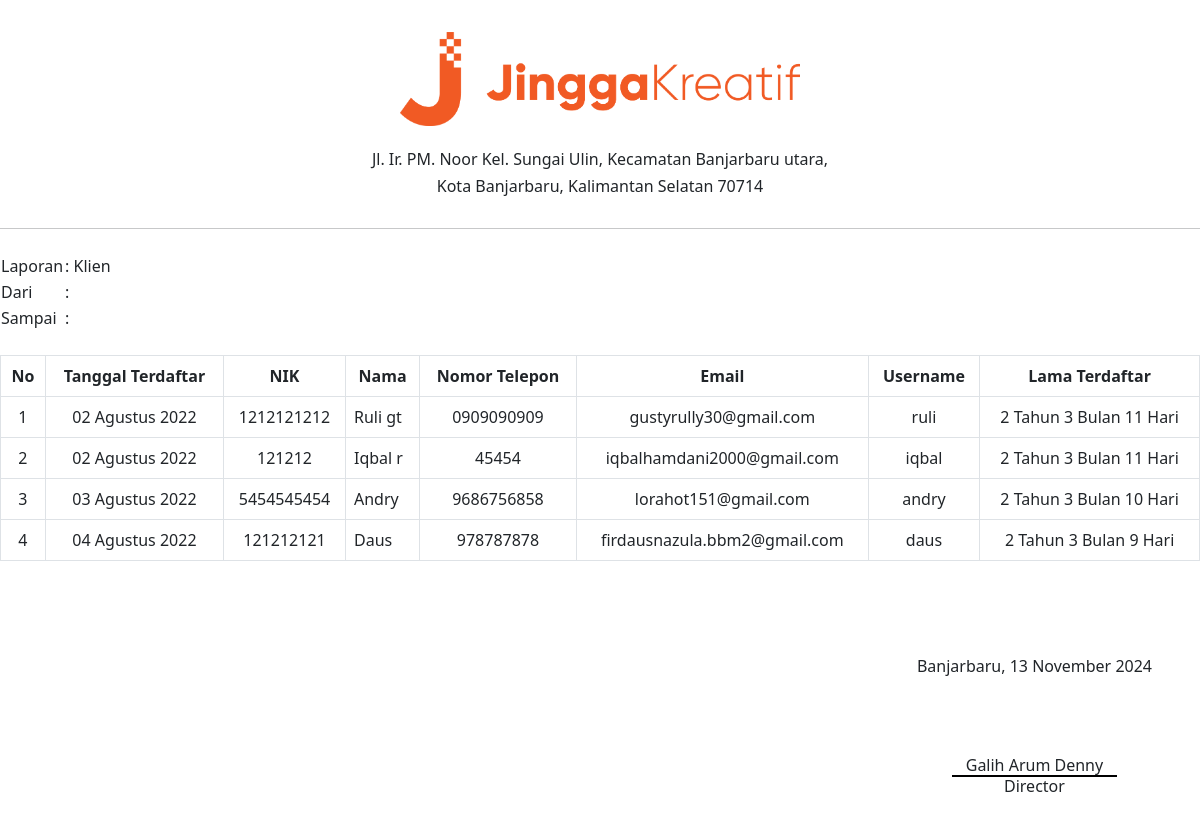
Screenshot of /laporan/klien.php with the database file from the repository.
### tables this page shows
CREATE TABLE `tb_klien` (
  `id` int(11) NOT NULL,
  `id_user` int(11) NOT NULL,
  `nik` varchar(255) NOT NULL,
  `tanggal_terdaftar` timestamp NOT NULL DEFAULT current_timestamp(),
  `nama_lengkap` varchar(255) NOT NULL,
  `nomor_telepon` varchar(255) NOT NULL,
  `email` varchar(255) NOT NULL,
  `status` enum('Aktif','Pending') NOT NULL
);

CREATE TABLE `tb_user` (
  `id` int(11) NOT NULL,
  `nama` varchar(255) NOT NULL,
  `username` varchar(255) NOT NULL,
  `password` varchar(255) NOT NULL,
  `level` enum('ADMIN','KLIEN') NOT NULL,
  `foto` varchar(255) DEFAULT NULL
);

### utils/tanggal.php (called while the page is built)
<?php
$BULAN_DALAM_INDONESIA = [
    "Januari",
    "Februari",
    "Maret",
    "April",
    "Mei",
    "Juni",
    "Juli",
    "Agustus",
    "September",
    "Oktober",
    "November",
    "Desember",
];
?>

### laporan/klien.php (the view, shortened to what this page needs)
<?php include_once("../database/koneksi.php"); ?>
<?php include_once("../utils/tanggal.php"); ?>
<!doctype html>
<html lang="en">
<head>
    <link href="bootstrap.min.css" rel="stylesheet">
</head>
<body>
    <?php include('kop.php'); ?>
    <hr>
    <section id="filter" class="my-4">
        <table>
            <tr>
                <td>Laporan</td>
                <td>: Klien</td>
            </tr>
            <tr>
                <td>Dari</td>
                <td>: <?= isset($_GET['dari']) ? explode('-', $_GET['dari'])[2] . " " . $BULAN_DALAM_INDONESIA[explode('-', $_GET['dari'])[1] - 1] . " " . explode('-', $_GET['dari'])[0] : "" ?></td>
            </tr>
            <tr>
                <td>Sampai</td>
                <td>: <?= isset($_GET['sampai']) ? explode('-', $_GET['sampai'])[2] . " " . $BULAN_DALAM_INDONESIA[explode('-', $_GET['sampai'])[1] - 1] . " " . explode('-', $_GET['sampai'])[0] : "" ?></td>
            </tr>
        </table>
    </section>
    <section id="data">
        <table class="table table-bordered">
            <thead class="text-center">
                <th>No</th>
                <th>Tanggal Terdaftar</th>
                <th>NIK</th>
                <th>Nama</th>
                <th>Nomor Telepon</th>
                <th>Email</th>
                <th>Username</th>
                <th>Lama Terdaftar</th>
            </thead>
            <tbody>
                <?php
                $q = "
					SELECT
						tb_klien.nik,
						tb_klien.nama_lengkap,
						tb_klien.email,
						tb_klien.nomor_telepon,
						DATE(tb_klien.tanggal_terdaftar) AS tanggal_terdaftar,
						tb_user.username
					FROM
						 tb_klien
					INNER JOIN
                        tb_user
					ON
                        tb_user.id=tb_klien.id_user " .
                    (isset($_GET['dari']) ? " WHERE (DATE(tb_klien.tanggal_terdaftar) >= '$dari' AND DATE(tb_klien.tanggal_terdaftar) <= '$sampai') " : "")
                    . "
					ORDER BY
						tb_klien.id";
                if ($result = $conn->query($q)) {
                } else echo "Error: " . $q . "<br>" . $conn->error;
                $no = 1;
                ?>
                <?php if ($result->num_rows) : ?>
                    <?php while ($row = $result->fetch_assoc()) : ?>
                        <tr>
                            <td class="text-center"><?= $no++; ?></td>
                            <td class="text-center"><?= explode('-', $row['tanggal_terdaftar'])[2] . " " . $BULAN_DALAM_INDONESIA[explode('-', $row['tanggal_terdaftar'])[1] - 1] . " " . explode('-', $row['tanggal_terdaftar'])[0] ?></td>
                            <td class="text-center"><?= $row['nik']; ?></td>
                            <td><?= $row['nama_lengkap']; ?></td>
                            <td class="text-center"><?= $row['nomor_telepon']; ?></td>
                            <td class="text-center"><?= $row['email']; ?></td>
                            <td class="text-center"><?= $row['username']; ?></td>
                            <?php
                            $date1 = new DateTime($row['tanggal_terdaftar']);
                            $date2 = new DateTime();
                            $interval = $date1->diff($date2);
                            ?>
                            <td class="text-center">
                                <?php
                                if ($interval->y) {
                                    echo $interval->y . " Tahun";
                                }
                                if ($interval->m) {
                                    echo " " . $interval->m . " Bulan";
                                }
                                if ($interval->d) {
                                    echo " " . $interval->d . " Hari ";
                                }
                                ?></td>
                        </tr>
                    <?php endwhile; ?>
                <?php else : ?>
                    <tr>
                        <td colspan="6" class="text-center">Tidak Ada Data</td>
                    </tr>
                <?php endif; ?>
            </tbody>
        </table>
    </section>
    <?php include_once("signature.php"); ?>
</body>
</html>

### rows the page displays
tb_klien: tanggal_terdaftar "02", tanggal_terdaftar "Agustus", tanggal_terdaftar "2022", nik "1212121212", nama_lengkap "Ruli gt", nomor_telepon "0909090909", email "gustyrully30@gmail.com", id_user.username "ruli"
tb_klien: tanggal_terdaftar "02", tanggal_terdaftar "Agustus", tanggal_terdaftar "2022", nik "121212", nama_lengkap "Iqbal r", nomor_telepon "45454", email "iqbalhamdani2000@gmail.com", id_user.username "iqbal"
tb_klien: tanggal_terdaftar "03", tanggal_terdaftar "Agustus", tanggal_terdaftar "2022", nik "5454545454", nama_lengkap "Andry", nomor_telepon "9686756858", email "lorahot151@gmail.com", id_user.username "andry"
tb_klien: tanggal_terdaftar "04", tanggal_terdaftar "Agustus", tanggal_terdaftar "2022", nik "121212121", nama_lengkap "Daus", nomor_telepon "978787878", email "firdausnazula.bbm2@gmail.com", id_user.username "daus"

### other values shown
Date("d") "13"
$BULAN_DALAM_INDONESIA[Date("m") - 1] "November"
Date("Y") "2024"
